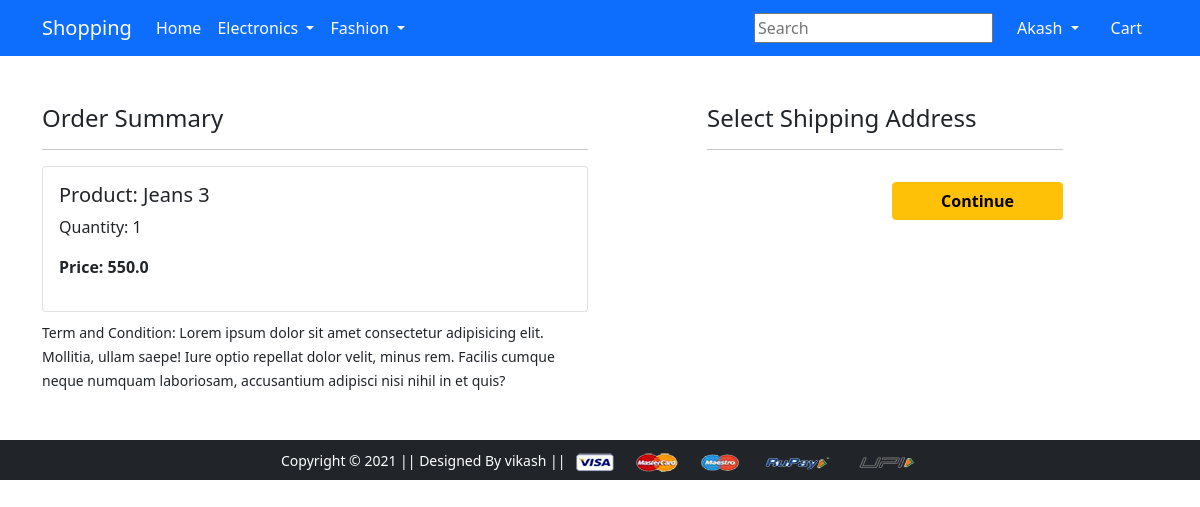
Screenshot of /checkout/ (signed in) with the database file from the repository.
### app/models.py (models this page shows, shortened)
class Cart(models.Model):
 user = models.ForeignKey(User, on_delete=models.CASCADE)
 product = models.ForeignKey(Product, on_delete=models.CASCADE)
 quantity = models.PositiveIntegerField(default=1)
 @property
 def total_cost(self):
   return self.quantity * self.product.discounted_price

class Product(models.Model):
 title = models.CharField(max_length=100)
 selling_price = models.FloatField()
 discounted_price = models.FloatField()
 description = models.TextField()
 brand = models.CharField(max_length=100)
 category = models.CharField( choices=CATEGORY_CHOICES, max_length=2)
 product_image = models.ImageField(upload_to='productimg')

### app/views.py (the view)
# urls.py: path('checkout/', views.checkout, name='checkout'),
@login_required
def checkout(request):
	user = request.user
	add = Customer.objects.filter(user=user)
	cart_items = Cart.objects.filter(user=request.user)
	return render(request, 'app/checkout.html', {'add':add, 'cart_items':cart_items})

### app/templates/app/checkout.html (shortened to what this page needs)
{% extends 'app/base.html' %}
{% load static %}
{% block main-content %}
<div class="container">
 <div class="row mt-5">
  <div class="col-sm-6">
    <h4>Order Summary</h4>
    <hr>
    {% for item in cart_items %}
      <div class="card mb-2">
        <div class="card-body">
          <h5>Product: {{item.product.title}}</h5>
          <p>Quantity: {{item.quantity}}</p>
          <p class="fw-bold">Price: {{item.total_cost}}</p>
        </div>
      </div>
    {% endfor %}
    <small>Term and Condition: Lorem ipsum dolor sit amet consectetur adipisicing elit. Mollitia, ullam saepe! Iure optio repellat dolor velit, minus rem. Facilis cumque neque numquam laboriosam, accusantium adipisci nisi nihil in et quis?</small>
  </div>
  <div class="col-sm-4 offset-sm-1">
    <h4>Select Shipping Address</h4>
    <hr>
    <form action="/paymentdone">
        <div class="text-end">
          <button type="submit" class="btn btn-warning mt-3 px-5 fw-bold">Continue</button>
        </div>
      </form>
    </div>
  </div>
</div>
{% endblock main-content %}

### app/templates/app/base.html (shortened to what this page needs)
<!doctype html>
{% load static %}
<html lang="en">
  <head>
    <link href="https://cdn.jsdelivr.net/npm/bootstrap@5.0.0-beta1/dist/css/bootstrap.min.css" rel="stylesheet">
    <link rel="stylesheet" href="{% static 'app/css/owl.carousel.min.css' %}">
    <link rel="stylesheet" href="{% static 'app/css/all.min.css' %}">
    <link rel="stylesheet" href="{% static 'app/css/style.css' %}">
  </head>
  <body>
    <nav class="navbar navbar-expand-lg navbar-dark bg-primary">
     <div class="container">
       <a class="navbar-brand" href="/">Shopping</a>
       <div class="collapse navbar-collapse" id="navbarSupportedContent">
         <ul class="navbar-nav me-auto mb-2 mb-lg-0">
           <li class="nav-item">
             <a class="nav-link active" aria-current="page" href="/">Home</a>
           </li>
           <li class="nav-item dropdown">
             <a class="nav-link dropdown-toggle text-white" href="#" id="electronicsDropdown" role="button" data-bs-toggle="dropdown" aria-expanded="false">
               Electronics
             </a>
           </li>
           <li class="nav-item dropdown">
             <a class="nav-link dropdown-toggle text-white" href="#" id="fashionDropdown" role="button" data-bs-toggle="dropdown" aria-expanded="false">
               Fashion
             </a>
           </li>
         </ul>
         <form class="d-flex">
           <input class="form-co ntrol me-2" type="search" placeholder="Search" aria-label="Search">
         </form>
         <div>
          <ul class="navbar-nav me-auto mb-2 mb-lg-0">
          {% if request.user.is_authenticated %}
           <li class="nav-item dropdown mx-2">
              <a class="nav-link dropdown-toggle text-white" href="#" id="profileDropdown" role="button" data-bs-toggle="dropdown" aria-expanded="false">
                {{request.user.username|capfirst}}
              </a>
            </li>
            <li class="nav-item mx-2">
              <a href="{% url 'showcart' %}" class="nav-link text-white"> Cart </a>
            </li>
            {% endif %}
          </ul>
         </div>
       </div>
     </div>
    </nav>
    {% block main-content %} {% endblock main-content %}
    <footer class="container-fluid bg-dark text-center p-2 mt-5">
        <small class="text-white">Copyright &copy; 2021 || Designed By vikash || </small>
        <img src="{% static 'app/images/payment.png' %}" alt="" srcset="" class="img-fluid" height="2px">
    </footer>
  </body>
</html>

### rows the page displays
Cart: product "Jeans 3", quantity "1", total_cost "550.0"

### other values shown
{{ request.user.username|capfirst }} "Akash"
